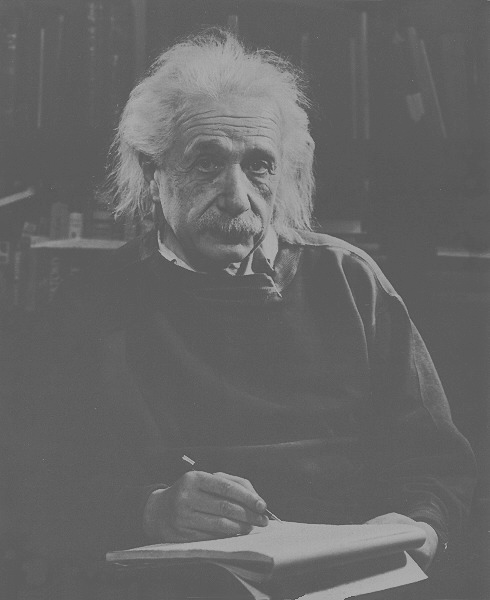
#> input picture HW2/code/einstein-low-contrast.tif, 490 x 600 px
$ python Q2.py
#> lines starting #> are read from the running program, lines starting #| are printed output that depends on the picture
import cv2
import numpy as np

# Read in the image
img = cv2.imread('einstein-low-contrast.tif', cv2.IMREAD_GRAYSCALE)
#> img is the input picture: shape (600, 490); min 74, max 178, mean 102.4

# Compute the 1st and 99th percentile of pixel values in the image
min_value, max_value = np.percentile(img, (1, 99))
#> min_value = 88; max_value = 170

# Apply linear stretching to enhance the contrast
img_stretched = ((img - min_value) * 255 / (max_value - min_value)).astype(np.uint8)
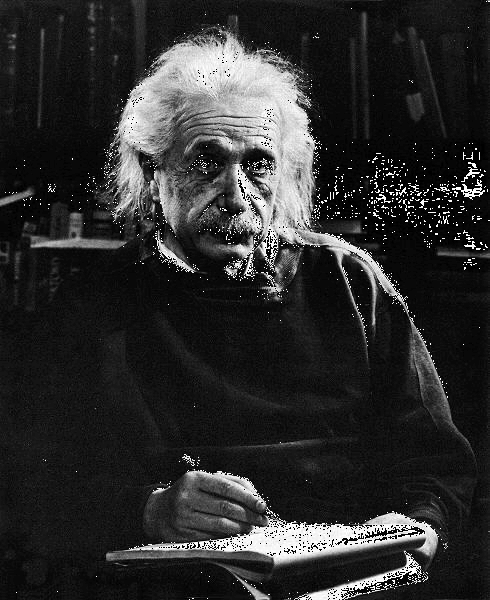
#> img_stretched: shape (600, 490); min 0, max 255, mean 44.7

# Save the stretched image
cv2.imwrite('Q2.tif', img_stretched)
